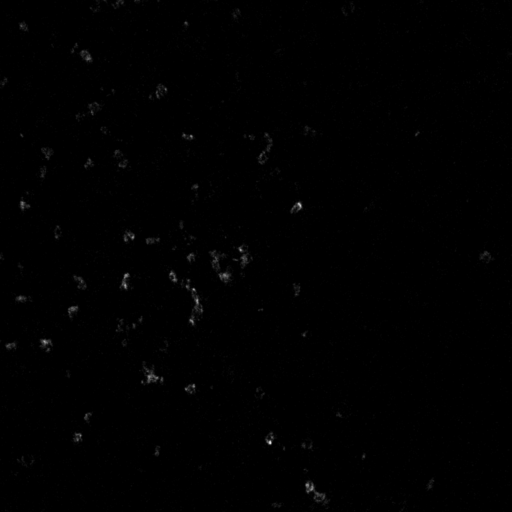
#> input picture data/example_dataset/image_data/fov1/CD20.tiff, 1024 x 1024 px, found by its file name (shown at 1/2 size)
$ jupyter execute --allow-errors preprocessing_image_normalisation.ipynb   (shell and % lines are left out)   (text cells are left out)
#> lines starting #> are read from the running program, lines starting #| are printed output that depends on the picture; pictures that were not available may be replaced by others from this repository, and a replacement may not be noted
[cell 1]
import numpy as np
import skimage
import skimage.io
import seaborn as sns
import scipy
import matplotlib.pyplot as plt
import glob
import os
import pandas as pd
import shutil
import itertools
from pathlib import Path
import networkx as nx
from skimage import (
    data, restoration, util
)
import tifffile as tp

[cell 2]
def file_list_from_img_folder(base_dir):
    file_list = pd.Series(glob.glob(os.path.join(base_dir,'Leap*')))
    file_list = pd.DataFrame(file_list,columns = ['path'])
    file_list['acquisition_ID'] = file_list.path.str.split('/').str[-1]
    file_list['Leap_ID'] = file_list.acquisition_ID.str.split('_',n = 1).str[0].str.upper()
    file_list['Leap_ID'] = file_list['Leap_ID'].str[:7]#leap_ID should be Leap123, anything more is stripped
    biosamples_path = '/home/giuseppe/devices/Delta_Tissue/IMC/IMC_data/ExtraDocs/processed_response_RCB.csv'
    biosamples =pd.read_csv(biosamples_path)
    file_list = file_list.merge(biosamples,left_on='Leap_ID',right_on= 'LEAP_ID').drop(['LEAP_ID'],axis = 1)#add metadata on patient
    return file_list
base_dir = '/home/giuseppe/devices/Delta_Tissue/IMC/Img_Denoised/non_preprocessed/'
#> (the rest of this cell did not finish here and is left out)

#> (a cell that did not finish here is left out)

[cell 4]
file_pattern = '*.tiff'  # Change to '*.tif' if your files have the '.tif' extension
# Create a pattern to search for subdirectories with names starting with 'Leap'
sub_dir_pattern = os.path.join(base_dir, 'Leap*')
tb = pd.DataFrame(glob.glob(os.path.join(sub_dir_pattern, file_pattern), recursive=True),columns = ['filepath'])
acq_mark = pd.DataFrame(list(tb.filepath.str.split('/').str[-2:]),columns = ['acquisition','marker'])
acq_mark['marker'] = acq_mark.marker.str.replace('.tiff','')
marker_list = list(acq_mark.marker.unique())
marker_left_out = {'Carboplatin','DNA1','DNA2'}
marker_list_stain = list(set(marker_list).difference({'Carboplatin'}))
marker_list_row_norm = list(set(marker_list).difference(marker_left_out))

[cell 5]
set(marker_list_stain).difference(marker_list_row_norm)

[cell 6]
def extract_quantile_from_img(f):
    '''take quantile per fov. Use log1p trasform'''
    img = skimage.io.imread(f)
    img = np.log1p(img[img>0])
    q = np.quantile(img,0.98)
    return q
def load_and_rescale_by_quantile(f,q):
    img = skimage.io.imread(f)
    img = skimage.exposure.adjust_log(img)
    img = skimage.exposure.rescale_intensity(img, in_range=(0,q))
    return img
def acq_Id_from_path(path):
    return path.split('/')[-2]

#file_list = file_list[file_list.Keep == 'y']
#process every channel independently, group images by staining date and normalise by quantile
groupkey = 'Stain'
all = {}

#> (the rest of this cell did not finish here and is left out)

#> (a cell that did not finish here is left out)

[cell 8]
name = '/home/giuseppe/devices/Delta_Tissue/IMC/Img_Denoised/pre_processed/Leap020_5//CD20.tiff'
img = skimage.io.imread(name)
#> img is the input picture: shape (1024, 1024) float32; min 0, max 0.0836, mean 0.000308

[cell 9]
name = '/home/giuseppe/devices/Delta_Tissue/IMC/Img_Denoised/contrast_adj//Leap019_12/CD8a.tiff'
img = skimage.io.imread(name)
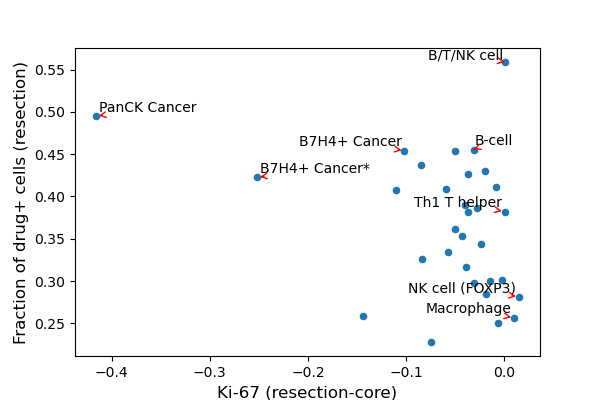
#> input picture figures/marker_in_cell_type/Carb_vs_Ki67.png, 600 x 400 px, given in place of CD8a.tiff, which was not available
#> img is the input picture: shape (400, 600, 4); mean R, G, B, A 247.2, 247.6, 247.9, 255
plt.imshow(img)
plt.colorbar()
plt.figure()
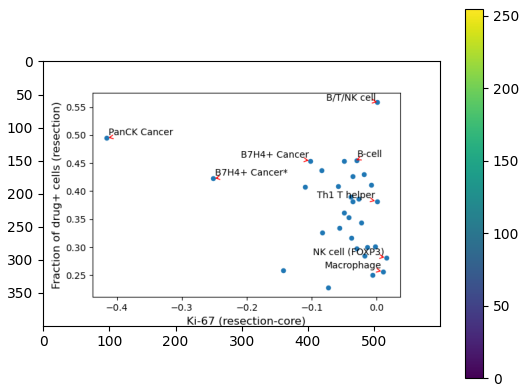
#> figure drawn by matplotlib, 2 panels

#> (a cell that did not finish here is left out)

[cell 11]
a = pd.Series(glob.glob(os.path.join('../Img_Denoised/non_preprocessed/','Leap*')))
b = pd.Series(glob.glob(os.path.join('../Img_Denoised/processed/','Leap*')))
b

#> (a cell that did not finish here is left out)

#> (a cell that did not finish here is left out)

#> (a cell that did not finish here is left out)

[cell 15]
name = '/home/giuseppe/devices/Delta_Tissue/IMC/Img_Denoised/contrast_adj/Leap010_11/Pan-keratin.tiff'
img = skimage.io.imread(name)
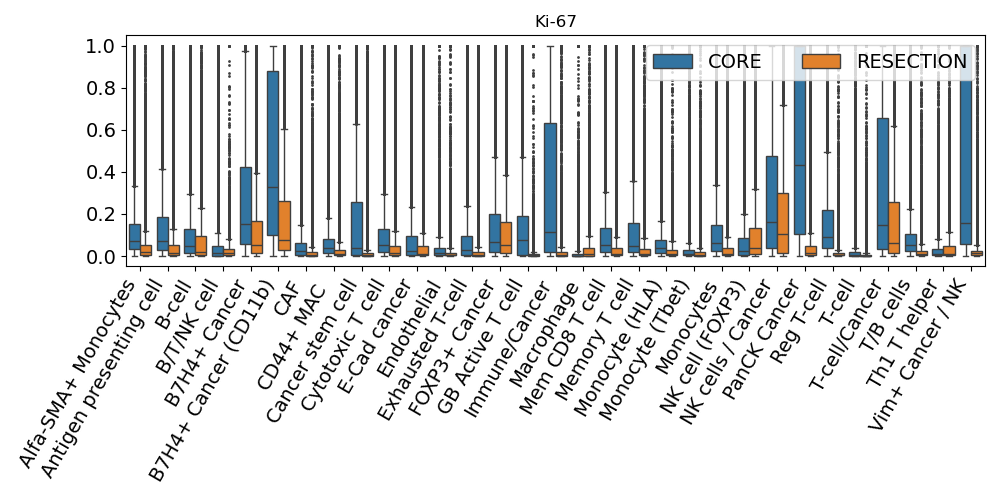
#> input picture figures/marker_in_cell_type/ki67.png, 1000 x 500 px, given in place of Pan-keratin.tiff, which was not available
#> img is the input picture: shape (500, 1000, 4); mean R, G, B, A 224.8, 225.8, 226.4, 255
skimage.io.imshow(name)

[cell 16]
name = '/home/giuseppe/devices/Delta_Tissue/IMC/Img_Denoised/non_preprocessed/Leap010_11//CD16.tiff'
img = skimage.io.imread(name)
p2, p98 = np.percentile(img, (2, 98))
#> p2 = 44; p98 = 255
img = skimage.exposure.rescale_intensity(img,in_range=(p2,p98), out_range = (0,.999))
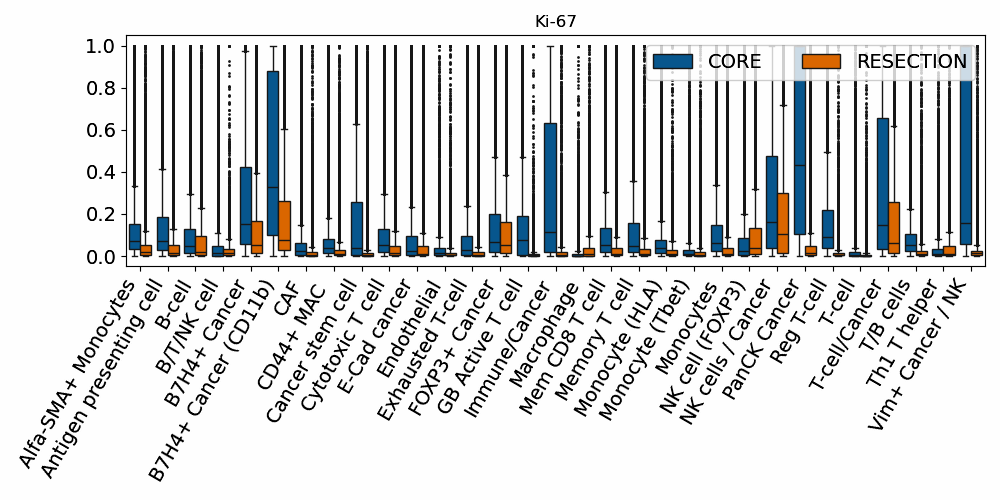
#> img: shape (500, 1000, 4) float64; mean R, G, B, A 0.86, 0.865, 0.868, 0.999; transparent parts drawn white
img2  =skimage.exposure.rescale_intensity( skimage.exposure.equalize_hist(img))
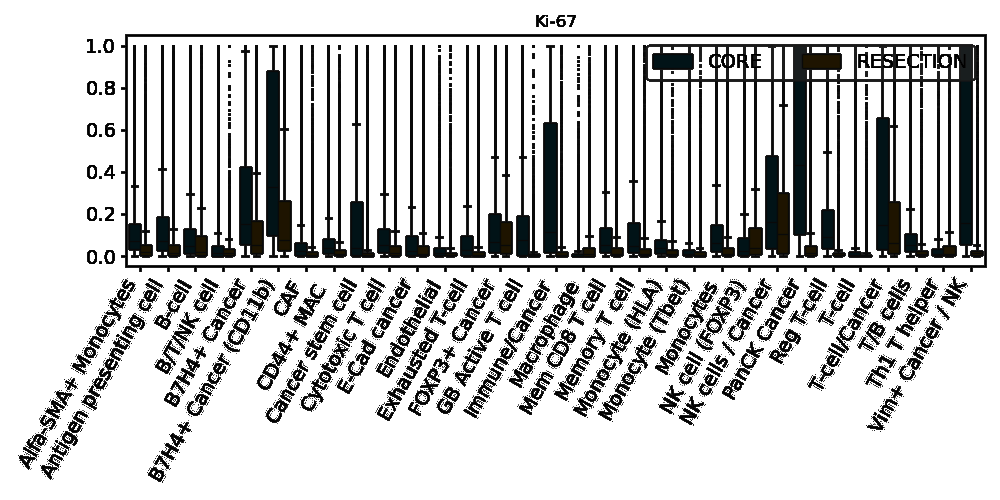
#> img2: shape (500, 1000, 4) float64; mean R, G, B, A 0.794, 0.796, 0.796, 1
img3 = skimage.exposure.equalize_adapthist(img)
f,axs = plt.subplots(ncols = 3,figsize = (10,5))
axs[0].imshow(img,vmin = 0,vmax = 1)
axs[1].imshow(img2,vmin = 0,vmax = 1)
axs[2].imshow(img3,vmin = 0,vmax = 1)
plt.figure()
sns.histplot((img).reshape(-1))
sns.histplot(img2.reshape(-1),alpha = 0.7)
sns.histplot(img3.reshape(-1),alpha = 0.7)
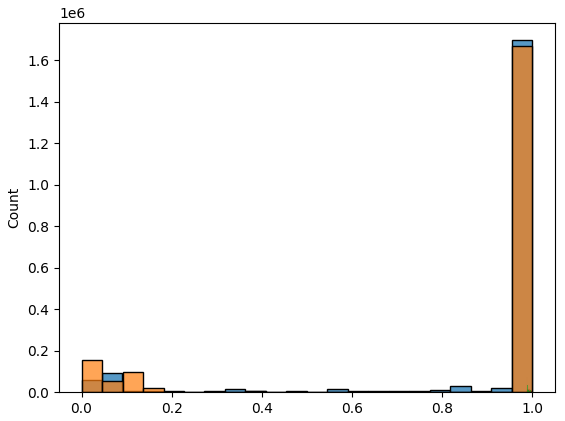
#> figure drawn by matplotlib, 1 panel; tallest bar 1696451 high, from x = 0.954 to 0.999; tallest bar 1669664 high, from x = 0.955 to 1; tallest bar 74619 high, from x = 0.988 to 0.988

[cell 17]
paths = glob.glob(os.path.join(sub_dir_pattern, file_pattern), recursive=True)
def load_and_enhance(name):
    img = skimage.io.imread(name)
    p2, p98 = np.percentile(img, (2, 98))
    img = skimage.exposure.rescale_intensity(img,in_range=(p2,p98), out_range = (0,.999))#added out_range to smt <1 because otherwise rounding >1
    img = skimage.exposure.equalize_adapthist(img)
    return img

imgs = skimage.io.ImageCollection(paths,load_func=load_and_enhance)
#> (the rest of this cell did not finish here and is left out)

[cell 18]
img = np.zeros(4)
p2, p98 = np.percentile(img, (2, 98))
img = skimage.exposure.rescale_intensity(img,in_range=(p2,p98), out_range = (0,.999))#added out_range to smt <1 because otherwise rounding >1
img = skimage.exposure.equalize_adapthist(img)
#> (the rest of this cell did not finish here and is left out)

[cell 19]
base_dir = '/home/giuseppe/devices/Delta_Tissue/IMC/Img_Denoised/non_preprocessed/'
#> (the rest of this cell did not finish here and is left out)

[cell 20]
#img = skimage.io.imread(name)

img3.min(),p2,p98
#> Out = (0, 0, 0)
